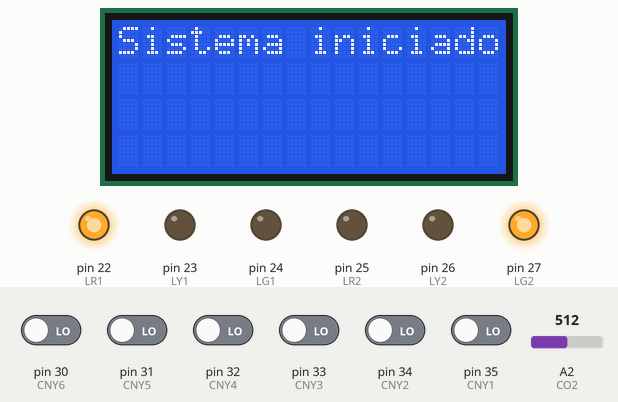
A sketch run on a simulated Arduino Mega 2560, built with avr-gcc and run on an emulated ATmega2560. Parts: 16×4 character LCD, output pins drawn as LEDs (lit = HIGH). The test bench sets the inputs (shaded band); at power-on: pin 30 (CNY6), pin 31 (CNY5), pin 32 (CNY4), pin 33 (CNY3), pin 34 (CNY2), pin 35 (CNY1) LOW, A2 (CO2) = 512. Random numbers use the default seed unless the sketch sets one; what the sketch prints to the serial monitor is not drawn.

Above: at 3.1 s.
At 22.5 s:
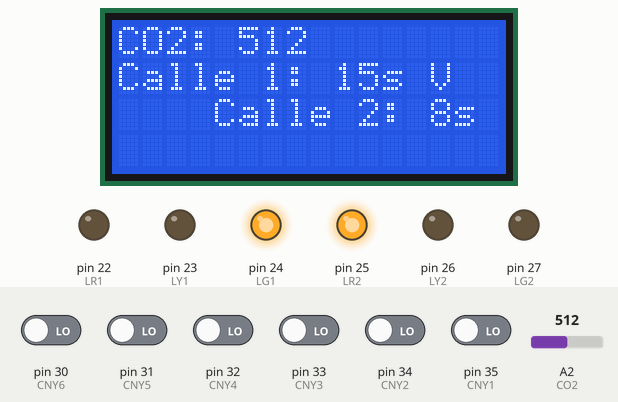
22.6 s: A2 (CO2) set to 0
At 37.8 s:
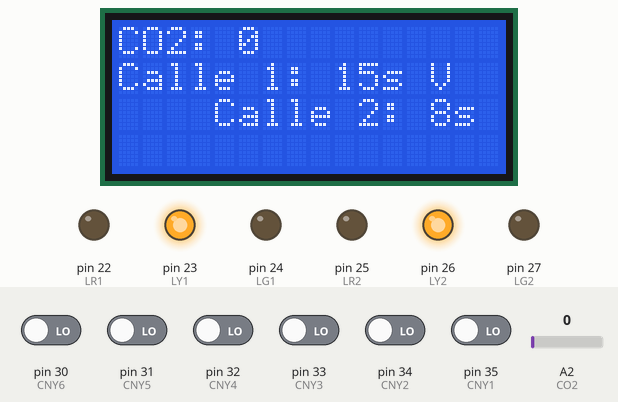
44.6 s: A2 (CO2) set to 16
At 52.6 s:
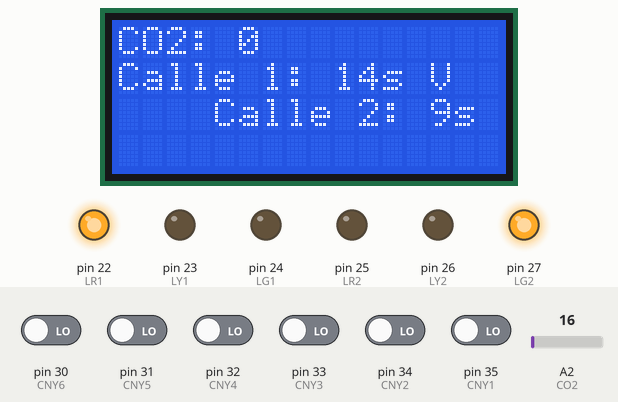
57.7 s: A2 (CO2) set to 122
At 60.1 s:
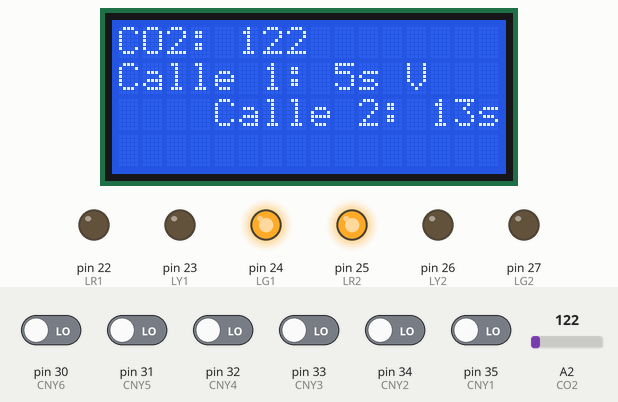
Timing chart, 0 to 68.8 s (numbered marks = the images above; inputs shaded):
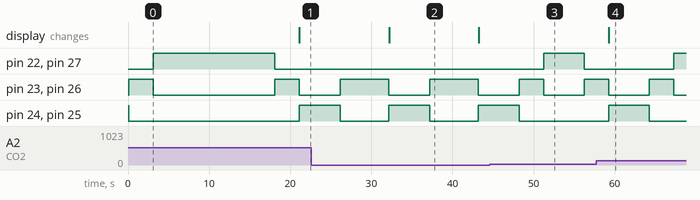

Measured:
- after the input at 22.6 s, the display: changes after 9.6 s (image 2)
- after the input at 44.6 s, pin 22 (LR1), pin 27 (LG2): LOW → HIGH after 6.6 s, → LOW 5.0 s later
- by itself, pin 23 (LY1), pin 26 (LY2): alternates HIGH for 3.0 s and LOW for 15.0 s
- what the display in image 2 shows lasts 11.0 s, from 32.2 s to 43.2 s

The sketch:

TrafficControlSystemG2.ino
```cpp
#include <LiquidCrystal_I2C.h>
#include "config.h"

const int POPULATION_SIZE = 6;
const int MUTATION_RATE = 10;
const int GENERATIONS = 5;

LiquidCrystal_I2C lcd(0x27, 16, 4);

struct Chromosome {
  int times[6];
  int fitness;
};

Chromosome population[POPULATION_SIZE];
Chromosome bestChromosome;

int evaluateFitness(Chromosome c) {
  int vehicleCount1 = digitalRead(CNY1) + digitalRead(CNY2) + digitalRead(CNY3);
  int vehicleCount2 = digitalRead(CNY4) + digitalRead(CNY5) + digitalRead(CNY6);
  int co2Level = analogRead(CO2);

  int time1 = c.times[0];
  int time2 = c.times[1];

  int fitness1 = (vehicleCount1 * 10 + co2Level * 5) - abs(vehicleCount1 - time1);
  int fitness2 = (vehicleCount2 * 10) - abs(vehicleCount2 - time2);

  return fitness1 + fitness2;
}

Chromosome getBestChromosome() {
  Chromosome best = population[0];
  for (int i = 1; i < POPULATION_SIZE; i++) {
    if (population[i].fitness > best.fitness) {
      best = population[i];
    }
  }
  return best;
}

void evolvePopulation() {
  for (int i = 0; i < POPULATION_SIZE; i++) {
    if (random(100) < MUTATION_RATE) {
      int gene = random(6);

      // Leer tráfico y CO₂ en tiempo real
      int vehicleCount1 = digitalRead(CNY1) + digitalRead(CNY2) + digitalRead(CNY3);
      int vehicleCount2 = digitalRead(CNY4) + digitalRead(CNY5) + digitalRead(CNY6);
      int co2Level = analogRead(CO2);

      Serial.print("vehicleCount1: ");
      Serial.println(vehicleCount1);

      Serial.print("vehicleCount2: ");
      Serial.println(vehicleCount2);

      // Ajustar mutación según tráfico y CO₂
      if (gene == 0 || gene == 1) { // Tiempos relacionados con ruta 1
        population[i].times[gene] = max(5, min(20, vehicleCount1 + co2Level / 10));
      } else if (gene == 2 || gene == 3) { // Tiempos relacionados con ruta 2
        population[i].times[gene] = max(5, min(20, vehicleCount2));
      } else {
        // Genes de otras fases: mantener mutación aleatoria controlada
        population[i].times[gene] = random(5, 20);
      }
    }
    // Recalcular la aptitud del cromosoma después de la mutación
    population[i].fitness = evaluateFitness(population[i]);
  }
}


void controlTrafficLights(Chromosome c) {
  int vehicleCount1 = digitalRead(CNY1) + digitalRead(CNY2) + digitalRead(CNY3);
  int vehicleCount2 = digitalRead(CNY4) + digitalRead(CNY5) + digitalRead(CNY6);
  int co2Level = analogRead(CO2);
  int totalVehicles = vehicleCount1 + vehicleCount2;

  int weight1 = vehicleCount1 + co2Level / 10;
  int weight2 = vehicleCount2;

  int time1 = (weight1 * c.times[0]) / max(1, weight1 + weight2);
  int time2 = (weight2 * c.times[1]) / max(1, weight1 + weight2);

  stateOne();
  delay(3000);

  stateTwo();
  delay(time1 * 1000);

  stateThree();
  delay(3000);

  initialState();
  delay(time2 * 1000);

  digitalWrite(LY2, LOW);
  digitalWrite(LR2, HIGH);
}

void setupLcd() {
  lcd.init();
  lcd.backlight();
  lcd.clear();
  lcd.setCursor(0, 0);
  lcd.print("Sistema iniciado");
}

void setupGeneration2() {
  for (int i = 0; i < POPULATION_SIZE; i++) {
    for (int j = 0; j < 6; j++) {
      population[i].times[j] = random(5, 20);
    }
    population[i].fitness = evaluateFitness(population[i]);
  }
  bestChromosome = getBestChromosome();
}

void controlGeneration2() {
  for (int gen = 0; gen < GENERATIONS; gen++) {
    evolvePopulation();
  }

  bestChromosome = getBestChromosome();
  controlTrafficLights(bestChromosome);

  lcd.clear();
  lcd.setCursor(0, 0);
  lcd.print("CO2: ");
  lcd.print(analogRead(CO2));
  lcd.setCursor(0, 1);
  lcd.print("Calle 1: ");
  lcd.print(bestChromosome.times[0]);
  lcd.print("s V");
  lcd.setCursor(0, 2);
  lcd.print("Calle 2: ");
  lcd.print(bestChromosome.times[3]);
  lcd.print("s V");
  Serial.println("{\"CO2\": "+ String(analogRead(CO2)) +", \"Time1\": "+String(bestChromosome.times[0])+", \"Time2\": "+String(bestChromosome.times[3])+"}");
  delay(5000);
}

void setup() {
  Serial.begin(115200);
  setupPins();
  setupLcd();
  initialState();
  setupGeneration2();
}

void loop() {
  controlGeneration2();
}
```

config.cpp
```cpp
#include <Arduino.h>
#include "config.h"

void setupPins() {
  pinMode(LDR1, INPUT);
  pinMode(LDR2, INPUT);
  pinMode(CO2, INPUT);
  pinMode(P1, INPUT_PULLUP);
  pinMode(P2, INPUT_PULLUP);
  pinMode(CNY1, INPUT);
  pinMode(CNY2, INPUT);
  pinMode(CNY3, INPUT);
  pinMode(CNY4, INPUT);
  pinMode(CNY5, INPUT);
  pinMode(CNY6, INPUT);
  pinMode(LR1, OUTPUT);
  pinMode(LY1, OUTPUT);
  pinMode(LG1, OUTPUT);
  pinMode(LR2, OUTPUT);
  pinMode(LY2, OUTPUT);
  pinMode(LG2, OUTPUT);
}

void initialState() {
  digitalWrite(LG1, HIGH);
  digitalWrite(LY1, LOW);
  digitalWrite(LR1, LOW);

  digitalWrite(LG2, LOW);
  digitalWrite(LY2, LOW);
  digitalWrite(LR2, HIGH);
}

void stateOne() {
  digitalWrite(LG1, LOW);
  digitalWrite(LY1, HIGH);
  digitalWrite(LR2, LOW);
  digitalWrite(LY2, HIGH);
}

void stateTwo() {
  digitalWrite(LY1, LOW);
  digitalWrite(LR1, HIGH);
  digitalWrite(LY2, LOW);
  digitalWrite(LG2, HIGH);
}

void stateThree() {
  digitalWrite(LY1, HIGH);
  digitalWrite(LR1, LOW);
  digitalWrite(LY2, HIGH);
  digitalWrite(LG2, LOW);
}
```

config.h
```cpp
#ifndef CONFIG_H
#define CONFIG_H

#define LDR1 A0 // LDR Light sensor from traffic light 1 connected in pin A0
#define LDR2 A1 // LDR Light sensor from traffic light 2 connected in pin A1
#define CO2  A2 // CO2 sensor connected in pin A3
#define P1 37   // Traffic light 1 button connected in pin 37
#define P2 36   // Traffic light 2 button connected in pin 36
#define CNY1 35 // Infrared sensor 1 in traffic light 1 connected in pin 35
#define CNY2 34 // Infrared sensor 2 in traffic light 1 connected in pin 34
#define CNY3 33 // Infrared sensor 3 in traffic light 1 connected in pin 33
#define CNY4 32 // Infrared sensor 4 in traffic light 2 connected in pin 32
#define CNY5 31 // Infrared sensor 5 in traffic light 2 connected in pin 31
#define CNY6 30 // Infrared sensor 6 in traffic light 2 connected in pin 30
#define LR1 22  // Red traffic light 1 connected in pin 22
#define LY1 23  // Yellow traffic light 1 connected in pin 23
#define LG1 24  // Green traffic light 1 connected in pin 24
#define LR2 25  // Red traffic light 2 connected in pin 25
#define LY2 26  // Yellow traffic light 2 connected in pin 26
#define LG2 27  // Green traffic light 2 connected in pin 27

void setupPins();
void initialState();
void stateOne();
void stateTwo();
void stateThree();

#endif
```
